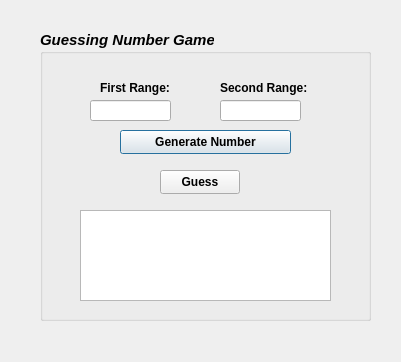
<?xml version="1.0" encoding="UTF-8"?>
<ui version="4.0">
 <class>Dialog</class>
 <widget class="QDialog" name="Dialog">
  <property name="geometry">
   <rect>
    <x>0</x>
    <y>0</y>
    <width>401</width>
    <height>362</height>
   </rect>
  </property>
  <property name="windowTitle">
   <string>Dialog</string>
  </property>
  <widget class="QGroupBox" name="groupBox">
   <property name="geometry">
    <rect>
     <x>40</x>
     <y>30</y>
     <width>331</width>
     <height>291</height>
    </rect>
   </property>
   <property name="font">
    <font>
     <pointsize>11</pointsize>
     <italic>true</italic>
     <bold>true</bold>
    </font>
   </property>
   <property name="title">
    <string>Guessing Number Game</string>
   </property>
   <widget class="QLabel" name="label">
    <property name="geometry">
     <rect>
      <x>60</x>
      <y>50</y>
      <width>71</width>
      <height>16</height>
     </rect>
    </property>
    <property name="font">
     <font>
      <pointsize>9</pointsize>
      <italic>false</italic>
      <bold>true</bold>
     </font>
    </property>
    <property name="text">
     <string>First Range:</string>
    </property>
   </widget>
   <widget class="QLabel" name="label_2">
    <property name="geometry">
     <rect>
      <x>180</x>
      <y>50</y>
      <width>91</width>
      <height>16</height>
     </rect>
    </property>
    <property name="font">
     <font>
      <pointsize>9</pointsize>
      <italic>false</italic>
      <bold>true</bold>
     </font>
    </property>
    <property name="text">
     <string>Second Range:</string>
    </property>
   </widget>
   <widget class="QLineEdit" name="range1">
    <property name="geometry">
     <rect>
      <x>50</x>
      <y>70</y>
      <width>81</width>
      <height>21</height>
     </rect>
    </property>
   </widget>
   <widget class="QLineEdit" name="range2">
    <property name="geometry">
     <rect>
      <x>180</x>
      <y>70</y>
      <width>81</width>
      <height>21</height>
     </rect>
    </property>
   </widget>
   <widget class="QPushButton" name="generate">
    <property name="geometry">
     <rect>
      <x>80</x>
      <y>100</y>
      <width>171</width>
      <height>24</height>
     </rect>
    </property>
    <property name="font">
     <font>
      <pointsize>9</pointsize>
      <italic>false</italic>
      <bold>true</bold>
     </font>
    </property>
    <property name="text">
     <string>Generate Number</string>
    </property>
   </widget>
   <widget class="QPushButton" name="guess">
    <property name="geometry">
     <rect>
      <x>120</x>
      <y>140</y>
      <width>80</width>
      <height>24</height>
     </rect>
    </property>
    <property name="font">
     <font>
      <pointsize>9</pointsize>
      <italic>false</italic>
      <bold>true</bold>
     </font>
    </property>
    <property name="text">
     <string>Guess</string>
    </property>
   </widget>
   <widget class="QTextBrowser" name="output">
    <property name="geometry">
     <rect>
      <x>40</x>
      <y>180</y>
      <width>251</width>
      <height>91</height>
     </rect>
    </property>
   </widget>
  </widget>
 </widget>
 <resources/>
 <connections/>
</ui>
